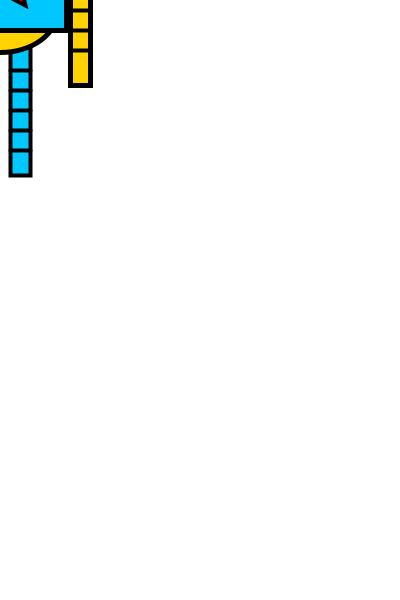
Frame 1 (no input)
Frame 60 (the mouse pressed at the canvas centre just before this capture): identical to frame 1, image omitted
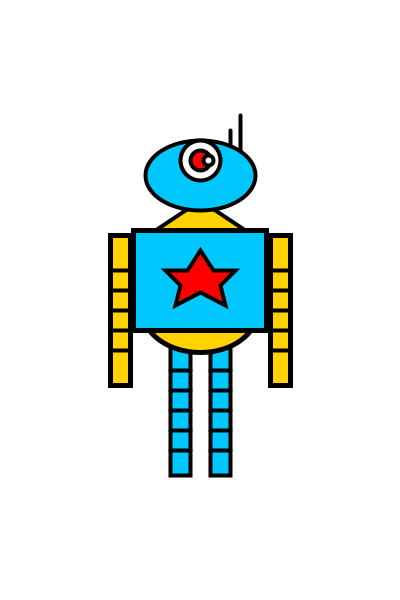
Frame 120 (the mouse held since frame 60 and released just before this capture)

The Processing sketch that drew these frames (run headless with seeded random() and noise(); from frame 60 on, the mouse is pressed at the canvas centre):

// Processing sketch: ACT1DrawRobot
// ── ACT1DrawRobot.pde
void setup(){
 size(400, 600); 
 strokeWeight(4);
}  

void draw(){
  // Variables generals
  int x = mouseX;
  int y = mouseY;
  
  background(255);
  drawRobot(x, y);
}  
void drawRobot(int x, int y){
  drawLegs(x, y);
  drawNeck(x, y);
  drawBody(x, y);
  drawArms(x, y);
  drawHead(x, y);
  drawStar(x, y);
  drawLines(x, y);
  drawAntena(x, y);
}  
void drawBody(int x, int y){
  strokeWeight(5);
  fill(255, 210, 0);
  arc(x, y+10, width/3.5, height/7, 0, PI, PIE);
  
  fill(0, 200, 255);
  rectMode(CENTER);
  strokeJoin(MITER);
  rect(x, y-20, width/3, height/6);
  
}  
void drawLines(int x, int y){
  for(int i=0; i<100; i+=20){
    // Arms
    line(x+70, y+50-i, x+90, y+50-i);
    line(x-70, y+50-i, x-90, y+50-i);
    // Legs
    line(x-30, y+150-i, x-10, y+150-i);
    line(x+30, y+150-i, x+10, y+150-i);
  }  
}  
void drawAntena(int x, int y){
  line(x+40, y-150, x+40, y-185);
  line(x+30, y-155, x+30, y-170);
}  

void drawArms(int x, int y){
  fill(255, 210, 0);
  rect(x-80, y+10, 20, 150);
  rect(x+80, y+10, 20, 150);
}  
void drawLegs(int x, int y){
  fill(0, 200, 255);
  rectMode(CENTER);
  rect(x+20, y+100, 20, 150);
  rect(x-20, y+100, 20, 150);
}  

void drawHead(int x, int y){
  strokeWeight(4);
  fill(0, 200, 255);
  ellipse(x, y-125, 110, 70); 
  drawEye(x, y);
}  
void drawEye(int x, int y){
  fill(255);
  circle(x, y-140, 40);
  fill(255, 0, 0); 
   circle(x, y-140, 20);
  fill(255);
  circle(x+8, y-140, 10);
}  

void drawNeck(int x, int y){
  fill(255, 210, 0);
  triangle(x-60, y-60, x+60, y-60, x, y-100);
  fill(255);
}  
void drawStar(int x, int y){

  fill(255, 0, 0);
  beginShape();
    vertex(x, y-50);
    vertex(x+13, y-30);
    vertex(x+35, y-30);
    vertex(x+20, y-15);
    vertex(x+25, y+5);
    
    vertex(x, y-8);
    vertex(x-25, y+5);
    vertex(x-20, y-15);
    vertex(x-35, y-30);
    vertex(x-13, y-30);
  endShape(CLOSE);  
  
}  
